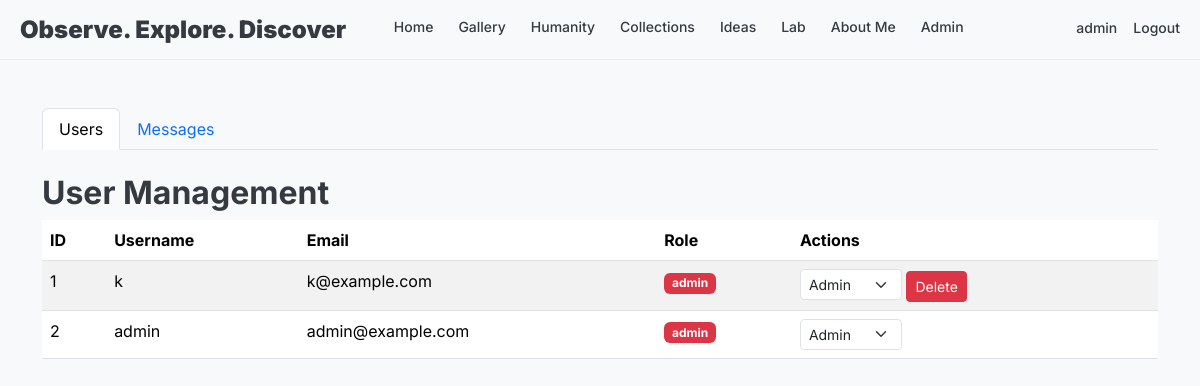
The app's page /admin/users (signed in), older data.
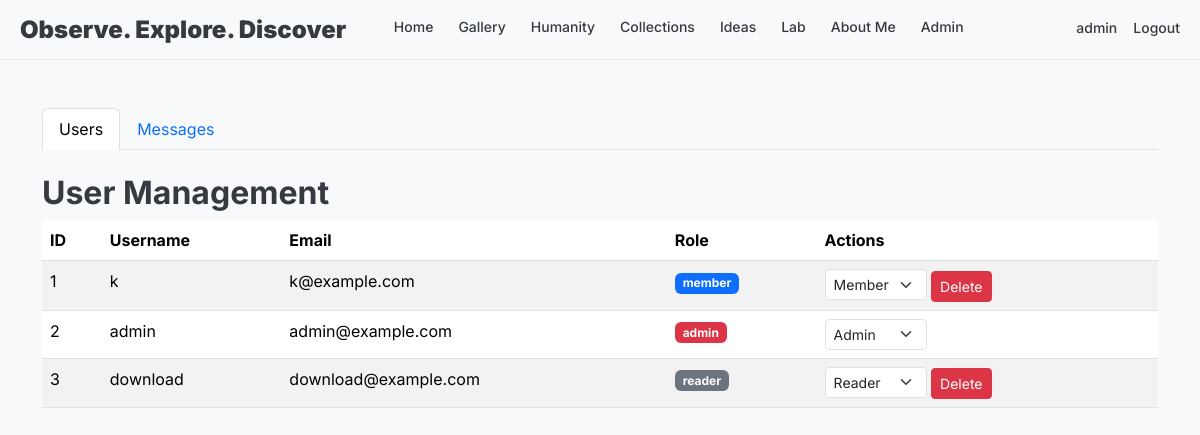
The same page, newer data.
### mySite/app.py (models this page shows, shortened)
class User(UserMixin, db.Model):
    id = db.Column(db.Integer, primary_key=True)
    username = db.Column(db.String(80), unique=True, nullable=False)
    email = db.Column(db.String(120), unique=True, nullable=False)
    password_hash = db.Column(db.String(128), nullable=False)
    role = db.Column(db.String(20), default="reader")  # 'admin', 'member', or 'reader'
    created_at = db.Column(db.DateTime, default=datetime.utcnow)
    is_active = db.Column(db.Boolean, default=True)
    def is_admin(self):
        return self.role == "admin"

### mySite/app.py (the view)
@app.route("/admin/users")
@admin_required
def admin_users():
    users = User.query.all()
    return render_template("admin/users.html", users=users)

### mySite/app.py (called while the page is built)
@login_manager.user_loader
def load_user(user_id):
    return User.query.get(int(user_id))

def admin_required(f):
    @wraps(f)
    def decorated_function(*args, **kwargs):
        if not current_user.is_authenticated or not current_user.is_admin():
            abort(403)
        return f(*args, **kwargs)
    return decorated_function

### mySite/templates/admin/users.html
{% extends "base.html" %}
{% block content %}
<div class="container mt-5">
    <ul class="nav nav-tabs mb-4">
        <li class="nav-item">
            <a class="nav-link active" href="{{ url_for('admin_users') }}">Users</a>
        </li>
        <li class="nav-item">
            <a class="nav-link" href="{{ url_for('admin_messages') }}">Messages</a>
        </li>
    </ul>
    <h2>User Management</h2>
    <div class="table-responsive">
        <table class="table table-striped">
            <thead>
                <tr>
                    <th>ID</th>
                    <th>Username</th>
                    <th>Email</th>
                    <th>Role</th>
                    <th>Actions</th>
                </tr>
            </thead>
            <tbody>
                {% for user in users %}
                <tr>
                    <td>{{ user.id }}</td>
                    <td>{{ user.username }}</td>
                    <td>{{ user.email }}</td>
                    <td>
                        <span
                            class="badge {% if user.role == 'admin' %}bg-danger{% elif user.role == 'member' %}bg-primary{% else %}bg-secondary{% endif %}">
                            {{ user.role }}
                        </span>
                    </td>
                    <td>
                        <form action="{{ url_for('update_user_role', user_id=user.id) }}" method="POST"
                            class="d-inline">
                            <select name="role" class="form-select form-select-sm d-inline w-auto"
                                onchange="this.form.submit()">
                                <option value="admin" {% if user.role=='admin' %}selected{% endif %}>Admin</option>
                                <option value="member" {% if user.role=='member' %}selected{% endif %}>Member</option>
                                <option value="reader" {% if user.role=='reader' %}selected{% endif %}>Reader</option>
                            </select>
                        </form>
                        {% if user.id != current_user.id %}
                        <form action="{{ url_for('delete_user', user_id=user.id) }}" method="POST" class="d-inline"
                            onsubmit="return confirm('Are you sure you want to delete this user?');">
                            <button type="submit" class="btn btn-sm btn-danger">Delete</button>
                        </form>
                        {% endif %}
                    </td>
                </tr>
                {% endfor %}
            </tbody>
        </table>
    </div>
</div>
{% endblock %}

### mySite/templates/base.html (shortened to what this page needs)
<!DOCTYPE html>
<html lang="en">
<head>
    <link href="https://cdn.jsdelivr.net/npm/bootstrap@5.3.3/dist/css/bootstrap.min.css" rel="stylesheet">
    <link href="{{ url_for('static', filename='css/style.css') }}" rel="stylesheet">
</head>
<body>
    <header class="site-header">
        <div class="header-container">
            <div class="logo">Observe. Explore. Discover</div>
            <div class="main-nav">
                <a href="{{ url_for('index') }}"
                    class="{% if request.endpoint == 'index' %}nav-active{% endif %}">Home</a>
                <a href="{{ url_for('gallery') }}"
                    class="{% if request.endpoint == 'gallery' %}nav-active{% endif %}">Gallery</a>
                <a href="{{ url_for('blog_index') }}"
                    class="{% if request.endpoint and ('blog' in request.endpoint or request.endpoint in ['post', 'create', 'edit']) %}nav-active{% endif %}">Humanity</a>
                <a href="{{ url_for('collections') }}"
                    class="{% if request.endpoint == 'collections' %}nav-active{% endif %}">Collections</a>
                <a href="{{ url_for('ideas') }}"
                    class="{% if request.endpoint == 'ideas' %}nav-active{% endif %}">Ideas</a>
                <a href="{{ url_for('lab') }}">Lab</a>
                <a href="{{ url_for('about') }}" class="{% if request.endpoint == 'about' %}nav-active{% endif %}">About
                    Me</a>
                {% if current_user.is_authenticated and current_user.is_admin() %}
                <a href="{{ url_for('admin_users') }}"
                    class="{% if 'admin' in request.endpoint %}nav-active{% endif %}">Admin</a>
                {% endif %}
            </div>
            <div class="nav-icons ms-4">
                {% if current_user.is_authenticated %}
                <a href="{{ url_for('profile') }}" class="ms-3"
                    style="color: #343a40; text-decoration: none; font-weight: 500; font-size: 14px; padding-bottom: 5px;">
                    {{ current_user.username }}
                </a>
                <a href="{{ url_for('logout') }}" class="ms-3"
                    style="color: #343a40; text-decoration: none; font-weight: 500; font-size: 14px; padding-bottom: 5px;">Logout</a>
                {% endif %}
            </div>
        </div>
    </header>
    {% block content %}{% endblock %}
</body>
</html>

### mySite/static/css/style.css (style rules this page uses)
body { font-family: 'Inter', sans-serif; background-color: #f8f9fa; color: #343a40; margin: 0; padding: 0; overflow-x: hidden; }
h1, h2, h3, h4, h5, h6 { font-weight: 700; }
a { text-decoration: none; color: inherit; transition: color 0.2s ease; }
.site-header { background-color: rgba(248, 249, 250, 0.95); backdrop-filter: blur(5px); border-bottom: 1px solid #e9ecef; padding: 0 20px; height: 60px; display: flex; align-items: center; justify-content: space-between; position: sticky; top: 0; z-index: 1000; width: 100%; }
.header-container { display: flex; justify-content: space-between; align-items: center; width: 100%; max-width: 1400px; margin: 0 auto; }
.logo { font-size: 24px; font-weight: 900; white-space: nowrap; flex-shrink: 0; }
.main-nav { display: flex; align-items: center; flex-wrap: nowrap; }
.main-nav a { color: #343a40; text-decoration: none; font-weight: 500; margin-right: 25px; font-size: 14px; white-space: nowrap; padding-bottom: 5px; border-bottom: 2px solid transparent; transition: border-color 0.2s ease; }
.nav-active { border-bottom-color: #343a40; }
.nav-icons { display: flex; }

Row changes from the older to the newer data that the page shows:
changed User "k@example.com": role "admin" → "member"; role "Admin" → "Member"
added User: id "3", username "download", email "download@example.com", role "reader", role "Reader"
